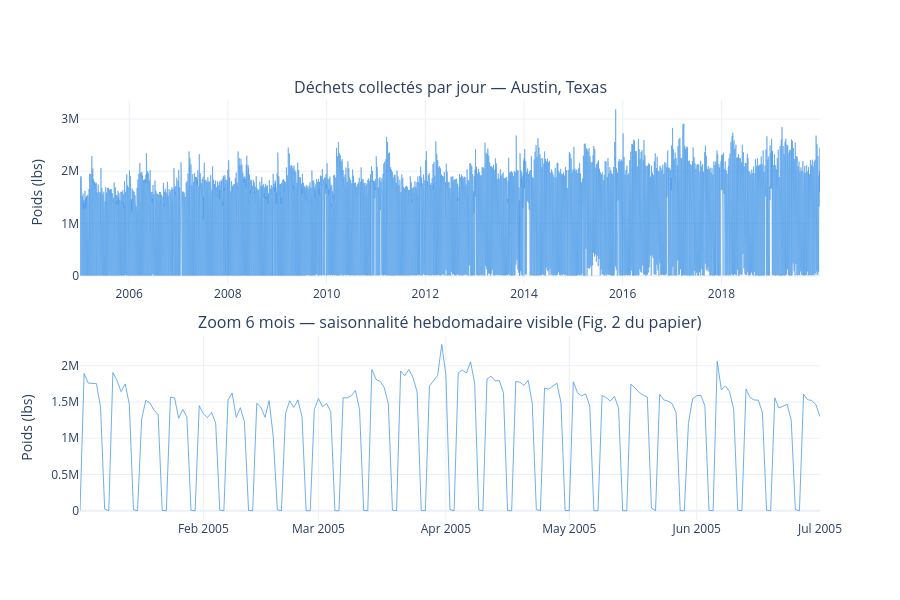

Notebook source saved alongside this figure:
### Markdown cell above
## 2. Exploration des données

### Code cell
mask = (df['date'] >= '2005-01-01') & (df['date'] <= '2005-07-01')

fig = make_subplots(rows=2, cols=1,
                    subplot_titles=[
                        'Déchets collectés par jour — Austin, Texas',
                        'Zoom 6 mois — saisonnalité hebdomadaire visible (Fig. 2 du papier)'
                    ],
                    vertical_spacing=0.12)

fig.add_trace(go.Scatter(
    x=df['date'], y=df['waste_lbs'],
    line=dict(color='#4C9BE8', width=0.6),
    name='Série complète'
), row=1, col=1)

fig.add_trace(go.Scatter(
    x=df.loc[mask, 'date'], y=df.loc[mask, 'waste_lbs'],
    line=dict(color='#4C9BE8', width=0.8),
    name='Zoom 6 mois'
), row=2, col=1)

fig.update_yaxes(title_text='Poids (lbs)')
fig.update_layout(
    height=600,
    template='plotly_white',
    showlegend=False
)
fig.show()

print("\nStatistiques descriptives :")
print(df['waste_lbs'].describe())

### Figure 1 — Plotly figure (JSON) as saved in the notebook; plotly's stock layout.template omitted (floating-point values rounded to 4 significant figures; data arrays with more than 128 entries replaced by an {"elided": "..."} marker saying what was removed)
{"data": [{"line": {"color": "#4C9BE8", "width": 0.6}, "name": "Série complète", "type": "scatter", "x": {"elided": "5005 str values"}, "xaxis": "x", "y": {"elided": "5005 float values"}, "yaxis": "y"}, {"line": {"color": "#4C9BE8", "width": 0.8}, "name": "Zoom 6 mois", "type": "scatter", "x": {"elided": "181 str values"}, "xaxis": "x2", "y": {"elided": "181 float values"}, "yaxis": "y2"}], "layout": {"annotations": [{"font": {"size": 16}, "showarrow": false, "text": "Déchets collectés par jour — Austin, Texas", "x": 0.5, "xanchor": "center", "xref": "paper", "y": 1, "yanchor": "bottom", "yref": "paper"}, {"font": {"size": 16}, "showarrow": false, "text": "Zoom 6 mois — saisonnalité hebdomadaire visible (Fig. 2 du papier)", "x": 0.5, "xanchor": "center", "xref": "paper", "y": 0.44, "yanchor": "bottom", "yref": "paper"}], "height": 600, "showlegend": false, "xaxis": {"anchor": "y", "domain": [0, 1]}, "xaxis2": {"anchor": "y2", "domain": [0, 1]}, "yaxis": {"anchor": "x", "domain": [0.56, 1], "title": {"text": "Poids (lbs)"}}, "yaxis2": {"anchor": "x2", "domain": [0, 0.44], "title": {"text": "Poids (lbs)"}}}}
